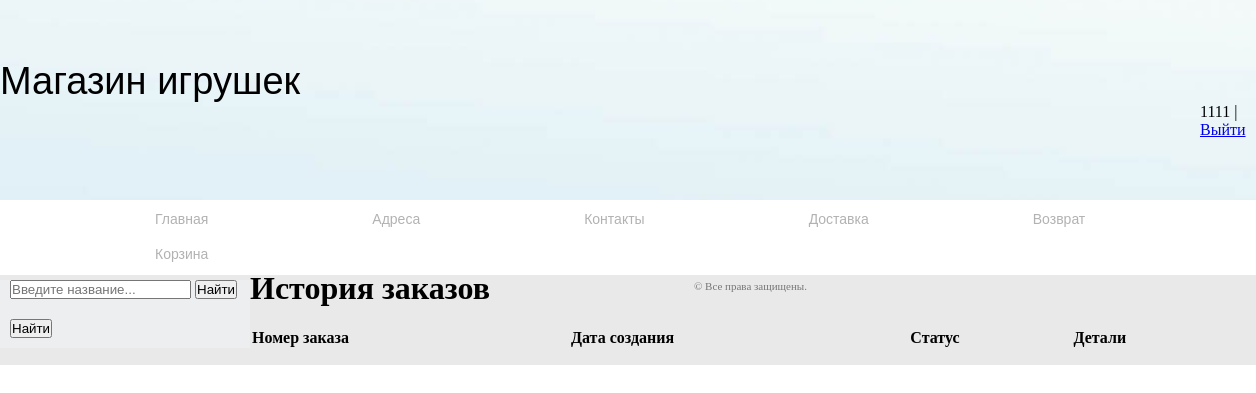
Before: /user/user/3/ (signed in) with the older database file.
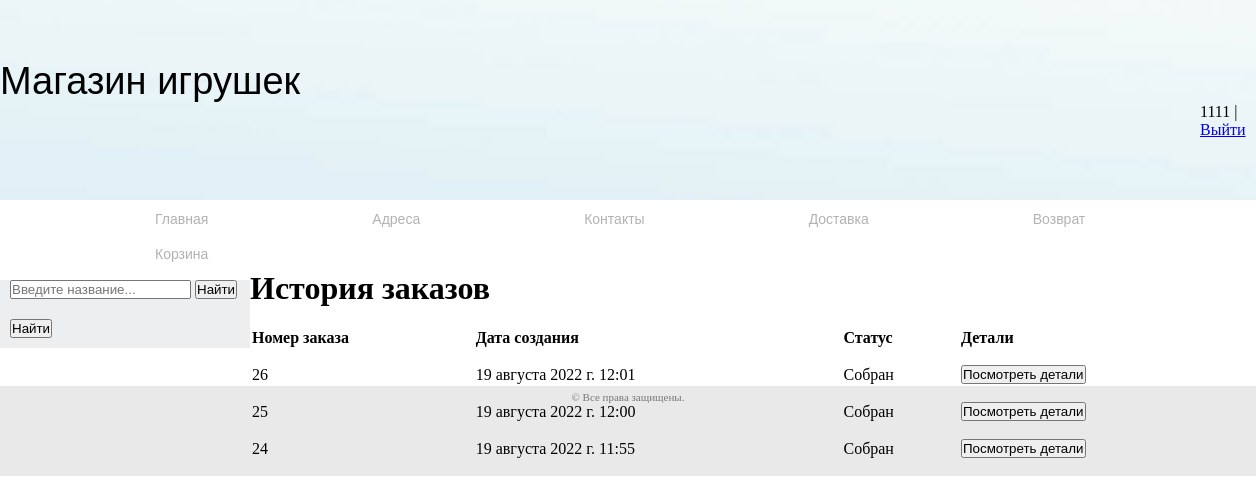
After: the same page with the newer database file.
### orders/models.py (models this page shows, shortened)
class Order(models.Model):
    PAYMENT_METHOD = (
        ('1', 'Оплата картой на сайте'),
        ('2', 'Оплата картой при получении'),
        ('3', 'Оплата наличными при получении')
    )
    ORDER_STATUS = (
        ('1', 'Принят'),
        ('2', 'Собран'),
        ('3', 'Передан курьеру'),
        ('4', 'Доставлен'),
        ('5', 'Аннулирован')
    )
    user = models.ForeignKey('user.User', on_delete=models.CASCADE, verbose_name='Пользователь',
                             related_name="user_basket")
    address = models.CharField(max_length=250)
    city = models.CharField(max_length=100)
    created = models.DateTimeField(auto_now_add=True)
    paid = models.CharField('метод оплаты', max_length=100, choices=PAYMENT_METHOD, default='1')
    order_status = models.CharField('Статус Заказа', max_length=100, choices=ORDER_STATUS, default='1')
    class Meta:
        ordering = ('-created',)
        verbose_name = 'Заказ'
        verbose_name_plural = 'Заказы'

### user/views.py (the view)
# urls.py: path('user/<int:pk>/', user_room, name='user_room'),
@login_required
def user_room(request, pk):
    if request.user.id == pk:
        orders = Order.objects.filter(user_id=pk)
        return render(request, 'user/user_room.html', {'orders': orders, 'user_id': request.user.id})
    else:
        return redirect('user:login_view')

### cart/context_processors.py (called while the page is built)
def cart(request):
    return {'cart': Cart(request)}

### user/templates/user/user_room.html (shortened to what this page needs)
{% extends 'user/base.html' %}
{% block content %}
<h1 class="user_room">История заказов</h1>
<table class="cart_user_detail">
    <thead>
      <tr class="spaceUnder">
        <th>Номер заказа</th>
        <th>Дата создания</th>
        <th>Статус</th>
        <th>Детали</th>
      </tr>
    </thead>
     <tbody>
     {% for order in orders %}
    <tr class="spaceUnder">
        <td>{{order.id}}</td>
        <td>{{order.created}}</td>
        <td>{{ order.get_order_status_display }}</td>
        <td><form action="{% url 'user:user_order_detail' order.id %}">
            <button type="submit">Посмотреть детали</button>
            </form></td>
    </tr>
     {% endfor %}
    </tbody>
</table>
{% endblock %}

Changed rows visible on the page:
added Order: id "26", created "19 августа 2022 г. 12:01", order_status "Собран"
added Order: id "25", created "19 августа 2022 г. 12:00", order_status "Собран"
added Order: id "24", created "19 августа 2022 г. 11:55", order_status "Собран"
